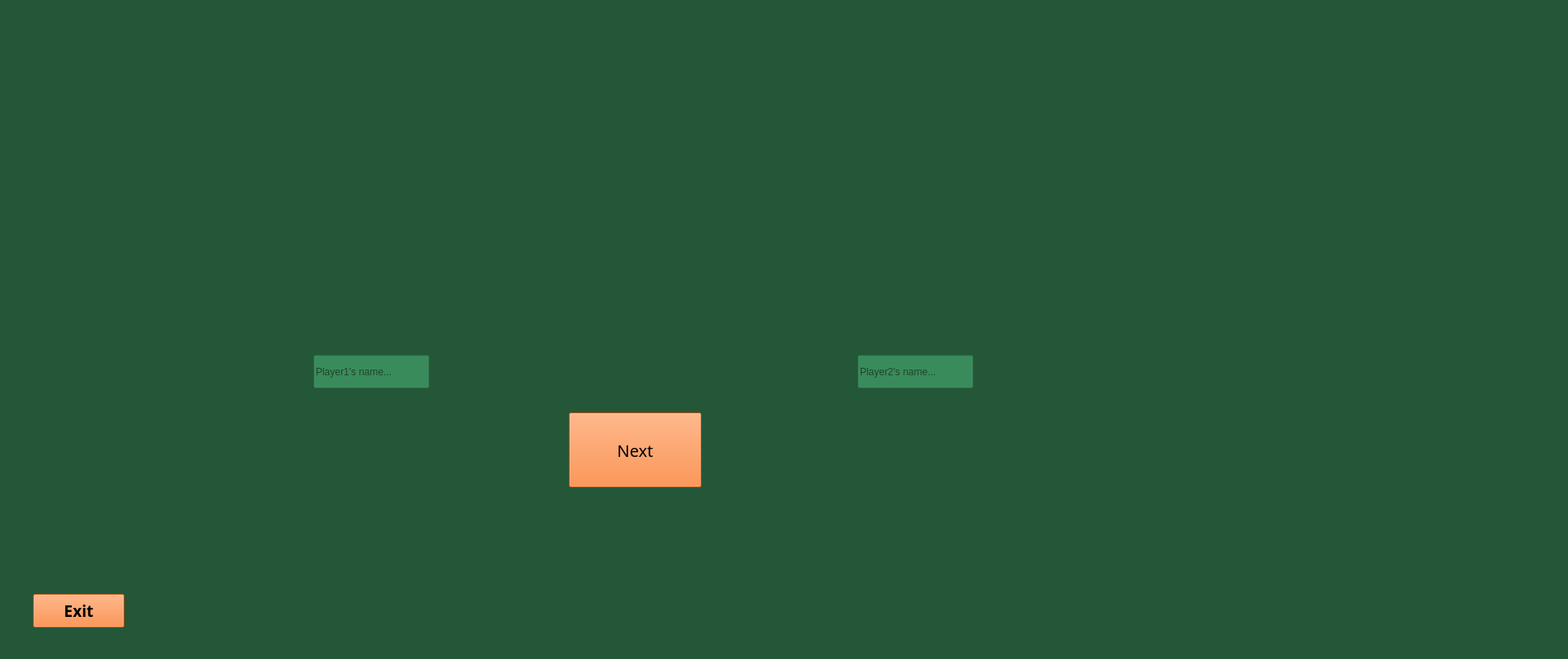
<?xml version="1.0" encoding="UTF-8"?>
<ui version="4.0">
 <class>Two</class>
 <widget class="QWidget" name="Two">
  <property name="geometry">
   <rect>
    <x>0</x>
    <y>0</y>
    <width>1902</width>
    <height>799</height>
   </rect>
  </property>
  <property name="windowTitle">
   <string>Form</string>
  </property>
  <property name="styleSheet">
   <string notr="true">background-color: rgb(36, 86, 56);</string>
  </property>
  <widget class="QPushButton" name="exit">
   <property name="geometry">
    <rect>
     <x>40</x>
     <y>720</y>
     <width>111</width>
     <height>41</height>
    </rect>
   </property>
   <property name="font">
    <font>
     <family>Gill Sans MT Condensed</family>
     <pointsize>14</pointsize>
     <bold>true</bold>
    </font>
   </property>
   <property name="cursor">
    <cursorShape>PointingHandCursor</cursorShape>
   </property>
   <property name="styleSheet">
    <string notr="true">background-color: rgb(255, 116, 24);</string>
   </property>
   <property name="text">
    <string>Exit</string>
   </property>
  </widget>
  <widget class="QLabel" name="label_4">
   <property name="geometry">
    <rect>
     <x>1000</x>
     <y>200</y>
     <width>221</width>
     <height>211</height>
    </rect>
   </property>
   <property name="styleSheet">
    <string notr="true">image: url(:/new/prefix1/images/silhouette-person-icon.svg);</string>
   </property>
   <property name="text">
    <string/>
   </property>
  </widget>
  <widget class="QLabel" name="label_5">
   <property name="geometry">
    <rect>
     <x>340</x>
     <y>200</y>
     <width>231</width>
     <height>211</height>
    </rect>
   </property>
   <property name="styleSheet">
    <string notr="true">image: url(:/new/prefix1/images/silhouette-male-icon.svg);</string>
   </property>
   <property name="text">
    <string/>
   </property>
  </widget>
  <widget class="QLabel" name="label_6">
   <property name="geometry">
    <rect>
     <x>560</x>
     <y>160</y>
     <width>481</width>
     <height>311</height>
    </rect>
   </property>
   <property name="styleSheet">
    <string notr="true">image: url(:/new/prefix1/images/Versus-PNG-Image-File.png);</string>
   </property>
   <property name="text">
    <string/>
   </property>
  </widget>
  <widget class="QLineEdit" name="lineEdit">
   <property name="geometry">
    <rect>
     <x>380</x>
     <y>430</y>
     <width>141</width>
     <height>41</height>
    </rect>
   </property>
   <property name="styleSheet">
    <string notr="true">
background-color: rgb(58, 139, 91);</string>
   </property>
   <property name="text">
    <string/>
   </property>
   <property name="placeholderText">
    <string>Player1's name...</string>
   </property>
  </widget>
  <widget class="QLineEdit" name="lineEdit_2">
   <property name="geometry">
    <rect>
     <x>1040</x>
     <y>430</y>
     <width>141</width>
     <height>41</height>
    </rect>
   </property>
   <property name="styleSheet">
    <string notr="true">background-color: rgb(58, 139, 91);</string>
   </property>
   <property name="text">
    <string/>
   </property>
   <property name="placeholderText">
    <string>Player2's name...</string>
   </property>
  </widget>
  <widget class="QPushButton" name="pushButton">
   <property name="geometry">
    <rect>
     <x>690</x>
     <y>500</y>
     <width>161</width>
     <height>91</height>
    </rect>
   </property>
   <property name="font">
    <font>
     <family>Gill Sans Ultra Bold Condensed</family>
     <pointsize>15</pointsize>
    </font>
   </property>
   <property name="cursor">
    <cursorShape>PointingHandCursor</cursorShape>
   </property>
   <property name="styleSheet">
    <string notr="true">background-color: rgb(255, 116, 24);</string>
   </property>
   <property name="text">
    <string>Next</string>
   </property>
  </widget>
  <zorder>label_6</zorder>
  <zorder>exit</zorder>
  <zorder>label_4</zorder>
  <zorder>label_5</zorder>
  <zorder>lineEdit</zorder>
  <zorder>lineEdit_2</zorder>
  <zorder>pushButton</zorder>
 </widget>
 <resources/>
 <connections/>
</ui>
